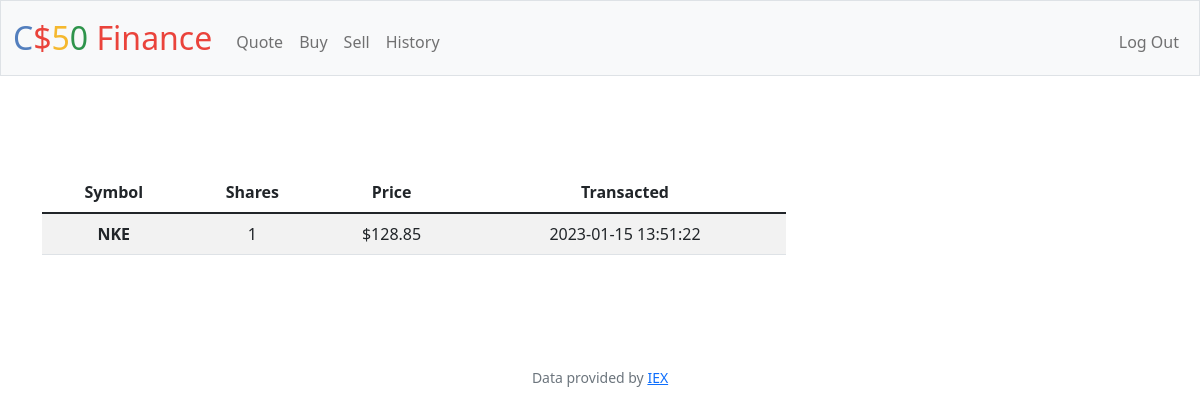
Before: /history (signed in) with the older database file.
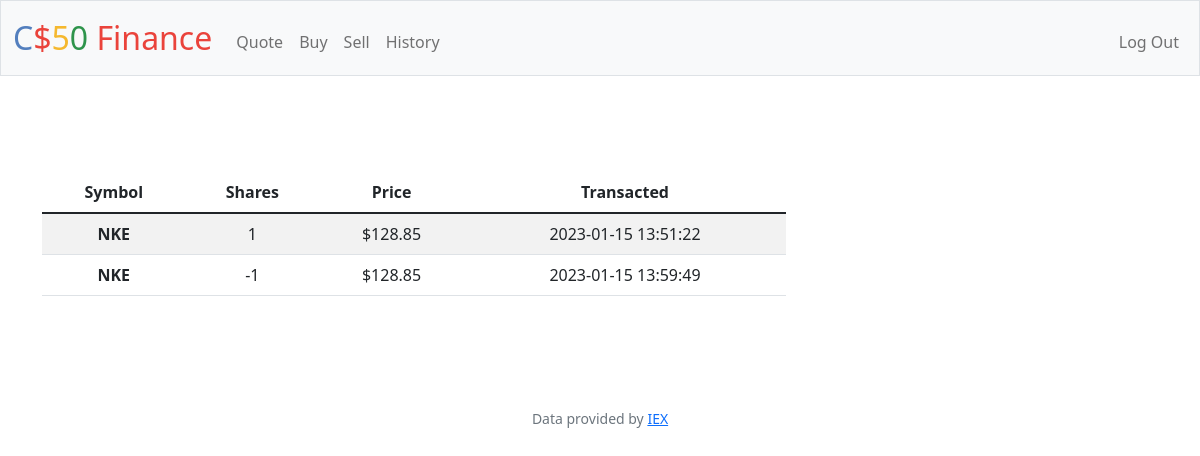
After: the same page with the newer database file.
### tables this page shows
CREATE TABLE transactions (
    id INTEGER PRIMARY KEY AUTOINCREMENT NOT NULL,
    user_id integer,
    symbol text,
    symbol_name text,
    shares integer,
    price real,
    total real,
    data TIMESTAMP DEFAULT CURRENT_TIMESTAMP,
    FOREIGN KEY(user_id) REFERENCES users(id));

### app.py (the view)
@app.route("/history")
@login_required
def history():
    trans = get_transactions_by_session_id('')
    if len(trans) > 0:
        return render_template("history.html", transactions=trans)
    return redirect("/")

### app.py (called while the page is built)
@app.after_request
def after_request(response):
    response.headers["Cache-Control"] = "no-cache, no-store, must-revalidate"
    response.headers["Expires"] = 0
    response.headers["Pragma"] = "no-cache"
    return response

def get_transactions_by_session_id(symbol):
    if not symbol:
        return db.execute("SELECT * FROM transactions t WHERE t.user_id = (?)", session["user_id"])
    else:
        return db.execute("SELECT * FROM transactions t WHERE t.user_id = (?) AND symbol = (?)", session["user_id"], symbol)

### helpers.py (called while the page is built)
def login_required(f):
    @wraps(f)
    def decorated_function(*args, **kwargs):
        if session.get("user_id") is None:
            return redirect("/login")
        return f(*args, **kwargs)
    return decorated_function

### templates/history.html (shortened to what this page needs)
{% extends "layout.html" %}
{% block main %}
<form action="/history" method="get">
    <div class="container py-5 text-center">
        <div class="col-md-8">
            <table class="table table-striped">
                <thead>
                <tr>
                    <th scope="col">Symbol</th>
                    <th scope="col">Shares</th>
                    <th scope="col">Price</th>
                    <th scope="col">Transacted</th>
                </tr>
                </thead>
                <tbody>
                {% for item in transactions %}
                <tr>
                    <th>{{ item.symbol }}</th>
                    <td>{{ item.shares }}</td>
                    <td>${{ item.price }}</td>
                    <td>{{ item.data }}</td>
                </tr>
                {% endfor %}
                </tbody>
            </table>
        </div>
    </div>
</form>
{% endblock %}

### templates/layout.html (shortened to what this page needs)
<!DOCTYPE html>
<html lang="en">
    <head>
        <link href="https://cdn.jsdelivr.net/npm/bootstrap@5.1.3/dist/css/bootstrap.min.css" rel="stylesheet">
        <link href="/static/styles.css" rel="stylesheet">
    </head>
    <body>
        <nav class="bg-light border navbar navbar-expand-md navbar-light">
            <div class="container-fluid">
                <a class="navbar-brand" href="/"><span class="blue">C</span><span class="red">$</span><span class="yellow">5</span><span class="green">0</span> <span class="red">Finance</span></a>
                <div class="collapse navbar-collapse" id="navbar">
                    {% if session["user_id"] %}
                        <ul class="navbar-nav me-auto mt-2">
                            <li class="nav-item"><a class="nav-link" href="/quote">Quote</a></li>
                            <li class="nav-item"><a class="nav-link" href="/buy">Buy</a></li>
                            <li class="nav-item"><a class="nav-link" href="/sell">Sell</a></li>
                            <li class="nav-item"><a class="nav-link" href="/history">History</a></li>
                        </ul>
                        <ul class="navbar-nav ms-auto mt-2">
                            <li class="nav-item"><a class="nav-link" href="/logout">Log Out</a></li>
                        </ul>
                    {% else %}
                        <ul class="navbar-nav ms-auto mt-2">
                            <li class="nav-item"><a class="nav-link" href="/register">Register</a></li>
                            <li class="nav-item"><a class="nav-link" href="/login">Log In</a></li>
                        </ul>
                    {% endif %}
                </div>
            </div>
        </nav>
        <main class="container-fluid py-5 text-center">
            {% block main %}{% endblock %}
        </main>
        <footer class="mb-5 small text-center text-muted">
            Data provided by <a href="https://iexcloud.io/">IEX</a>
        </footer>
    </body>
</html>

### static/styles.css (style rules this page uses)
nav .navbar-brand { font-size: xx-large; }
nav .navbar-brand .blue { color: #537fbe; }
nav .navbar-brand .red { color: #ea433b; }
nav .navbar-brand .yellow { color: #f5b82e; }
nav .navbar-brand .green { color: #2e944b; }

Changed rows visible on the page:
added transactions: symbol "NKE", shares "-1", price "128.85", data "2023-01-15 13:59:49"
